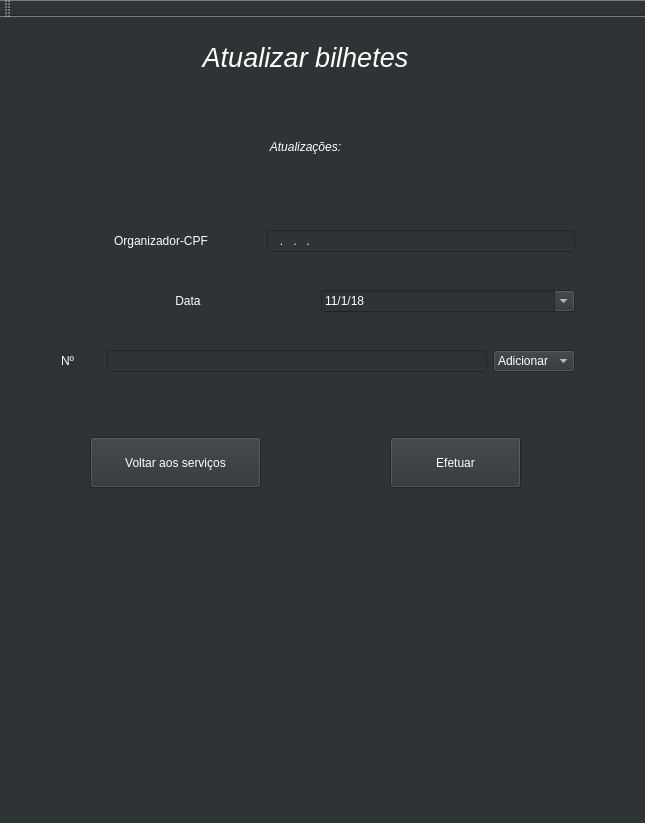
<?xml version="1.0" encoding="UTF-8"?>
<ui version="4.0">
 <class>MainWindow</class>
 <widget class="QMainWindow" name="MainWindow">
  <property name="geometry">
   <rect>
    <x>0</x>
    <y>0</y>
    <width>645</width>
    <height>823</height>
   </rect>
  </property>
  <property name="windowTitle">
   <string>MainWindow</string>
  </property>
  <property name="styleSheet">
   <string notr="true">background-color: rgb(46, 52, 54);</string>
  </property>
  <widget class="QWidget" name="centralWidget">
   <widget class="QLabel" name="label">
    <property name="geometry">
     <rect>
      <x>100</x>
      <y>20</y>
      <width>411</width>
      <height>41</height>
     </rect>
    </property>
    <property name="font">
     <font>
      <family>Cantarell</family>
      <pointsize>20</pointsize>
      <weight>9</weight>
      <italic>true</italic>
      <bold>false</bold>
     </font>
    </property>
    <property name="styleSheet">
     <string notr="true">font: 75 oblique 20pt &quot;Cantarell&quot;;
color: white</string>
    </property>
    <property name="text">
     <string>&lt;html&gt;&lt;head/&gt;&lt;body&gt;&lt;p&gt;Atualizar bilhetes&lt;/p&gt;&lt;/body&gt;&lt;/html&gt;</string>
    </property>
    <property name="alignment">
     <set>Qt::AlignCenter</set>
    </property>
   </widget>
   <widget class="QWidget" name="verticalLayoutWidget">
    <property name="geometry">
     <rect>
      <x>50</x>
      <y>170</y>
      <width>536</width>
      <height>231</height>
     </rect>
    </property>
    <layout class="QVBoxLayout" name="verticalLayout">
     <item>
      <layout class="QHBoxLayout" name="horizontalLayout_3">
       <item>
        <widget class="QLabel" name="label_cpf">
         <property name="minimumSize">
          <size>
           <width>200</width>
           <height>20</height>
          </size>
         </property>
         <property name="styleSheet">
          <string notr="true">font: 14pt &quot;Cantarell&quot;;
color: white</string>
         </property>
         <property name="text">
          <string>&lt;html&gt;&lt;head/&gt;&lt;body&gt;&lt;p&gt;Organizador-CPF&lt;/p&gt;&lt;/body&gt;&lt;/html&gt;</string>
         </property>
         <property name="alignment">
          <set>Qt::AlignCenter</set>
         </property>
        </widget>
       </item>
       <item>
        <widget class="QLineEdit" name="line_edit_cpf">
         <property name="styleSheet">
          <string notr="true">font: 14pt &quot;Cantarell&quot;;
color: white</string>
         </property>
         <property name="inputMask">
          <string>999.999.999.99</string>
         </property>
         <property name="clearButtonEnabled">
          <bool>false</bool>
         </property>
        </widget>
       </item>
      </layout>
     </item>
     <item>
      <layout class="QHBoxLayout" name="horizontalLayout_2">
       <item>
        <widget class="QLabel" name="label_data">
         <property name="styleSheet">
          <string notr="true">font: 14pt &quot;Cantarell&quot;;
color: white</string>
         </property>
         <property name="text">
          <string>&lt;html&gt;&lt;head/&gt;&lt;body&gt;&lt;p&gt;Data&lt;/p&gt;&lt;/body&gt;&lt;/html&gt;</string>
         </property>
         <property name="alignment">
          <set>Qt::AlignCenter</set>
         </property>
        </widget>
       </item>
       <item>
        <widget class="QDateEdit" name="date_edit">
         <property name="autoFillBackground">
          <bool>false</bool>
         </property>
         <property name="styleSheet">
          <string notr="true">font: 14pt &quot;Cantarell&quot;;
color: white</string>
         </property>
         <property name="dateTime">
          <datetime>
           <hour>0</hour>
           <minute>0</minute>
           <second>0</second>
           <year>2018</year>
           <month>1</month>
           <day>11</day>
          </datetime>
         </property>
         <property name="maximumDate">
          <date>
           <year>7999</year>
           <month>12</month>
           <day>31</day>
          </date>
         </property>
         <property name="minimumDate">
          <date>
           <year>2000</year>
           <month>1</month>
           <day>1</day>
          </date>
         </property>
         <property name="displayFormat">
          <string>d/M/yy</string>
         </property>
         <property name="calendarPopup">
          <bool>true</bool>
         </property>
         <property name="currentSectionIndex">
          <number>0</number>
         </property>
         <property name="date">
          <date>
           <year>2018</year>
           <month>1</month>
           <day>11</day>
          </date>
         </property>
        </widget>
       </item>
      </layout>
     </item>
     <item>
      <layout class="QHBoxLayout" name="horizontalLayout_5">
       <item>
        <layout class="QHBoxLayout" name="horizontalLayout">
         <item>
          <widget class="QLabel" name="label_ticket_number">
           <property name="sizePolicy">
            <sizepolicy hsizetype="Minimum" vsizetype="Minimum">
             <horstretch>0</horstretch>
             <verstretch>0</verstretch>
            </sizepolicy>
           </property>
           <property name="maximumSize">
            <size>
             <width>40</width>
             <height>16777215</height>
            </size>
           </property>
           <property name="styleSheet">
            <string notr="true">font: 14pt &quot;Cantarell&quot;;
color: white</string>
           </property>
           <property name="text">
            <string>Nº</string>
           </property>
          </widget>
         </item>
         <item>
          <widget class="QLineEdit" name="line_edit_id">
           <property name="sizePolicy">
            <sizepolicy hsizetype="Minimum" vsizetype="Minimum">
             <horstretch>0</horstretch>
             <verstretch>0</verstretch>
            </sizepolicy>
           </property>
           <property name="styleSheet">
            <string notr="true">font: 14pt &quot;Cantarell&quot;;
color: white</string>
           </property>
           <property name="inputMask">
            <string>99999</string>
           </property>
           <property name="clearButtonEnabled">
            <bool>false</bool>
           </property>
          </widget>
         </item>
         <item>
          <widget class="QComboBox" name="choose_type">
           <property name="sizePolicy">
            <sizepolicy hsizetype="Maximum" vsizetype="Fixed">
             <horstretch>0</horstretch>
             <verstretch>0</verstretch>
            </sizepolicy>
           </property>
           <property name="styleSheet">
            <string notr="true">font: 14pt &quot;Cantarell&quot;;
color: white</string>
           </property>
           <item>
            <property name="text">
             <string>Adicionar</string>
            </property>
           </item>
           <item>
            <property name="text">
             <string>Remover</string>
            </property>
           </item>
          </widget>
         </item>
        </layout>
       </item>
      </layout>
     </item>
    </layout>
   </widget>
   <widget class="QPushButton" name="button_update_event">
    <property name="geometry">
     <rect>
      <x>390</x>
      <y>420</y>
      <width>131</width>
      <height>51</height>
     </rect>
    </property>
    <property name="styleSheet">
     <string notr="true">font: 14pt &quot;Cantarell&quot;;
color: white</string>
    </property>
    <property name="text">
     <string>Efetuar</string>
    </property>
   </widget>
   <widget class="QPushButton" name="button_menu">
    <property name="geometry">
     <rect>
      <x>90</x>
      <y>420</y>
      <width>171</width>
      <height>51</height>
     </rect>
    </property>
    <property name="styleSheet">
     <string notr="true">font: 14pt &quot;Cantarell&quot;;
color: white</string>
    </property>
    <property name="text">
     <string>Voltar aos serviços</string>
    </property>
   </widget>
   <widget class="QLabel" name="label_4">
    <property name="geometry">
     <rect>
      <x>150</x>
      <y>110</y>
      <width>311</width>
      <height>41</height>
     </rect>
    </property>
    <property name="font">
     <font>
      <weight>2</weight>
      <italic>true</italic>
      <bold>false</bold>
     </font>
    </property>
    <property name="styleSheet">
     <string notr="true">font: 50 oblique 20 &quot;Cantarell&quot;;
color: white</string>
    </property>
    <property name="text">
     <string>&lt;html&gt;&lt;head/&gt;&lt;body&gt;&lt;p&gt;Atualizações:&lt;/p&gt;&lt;/body&gt;&lt;/html&gt;</string>
    </property>
    <property name="alignment">
     <set>Qt::AlignCenter</set>
    </property>
   </widget>
  </widget>
  <widget class="QMenuBar" name="menuBar">
   <property name="geometry">
    <rect>
     <x>0</x>
     <y>0</y>
     <width>645</width>
     <height>25</height>
    </rect>
   </property>
  </widget>
  <widget class="QToolBar" name="mainToolBar">
   <attribute name="toolBarArea">
    <enum>TopToolBarArea</enum>
   </attribute>
   <attribute name="toolBarBreak">
    <bool>false</bool>
   </attribute>
  </widget>
  <widget class="QStatusBar" name="statusBar"/>
 </widget>
 <layoutdefault spacing="6" margin="11"/>
 <resources/>
 <connections/>
</ui>
